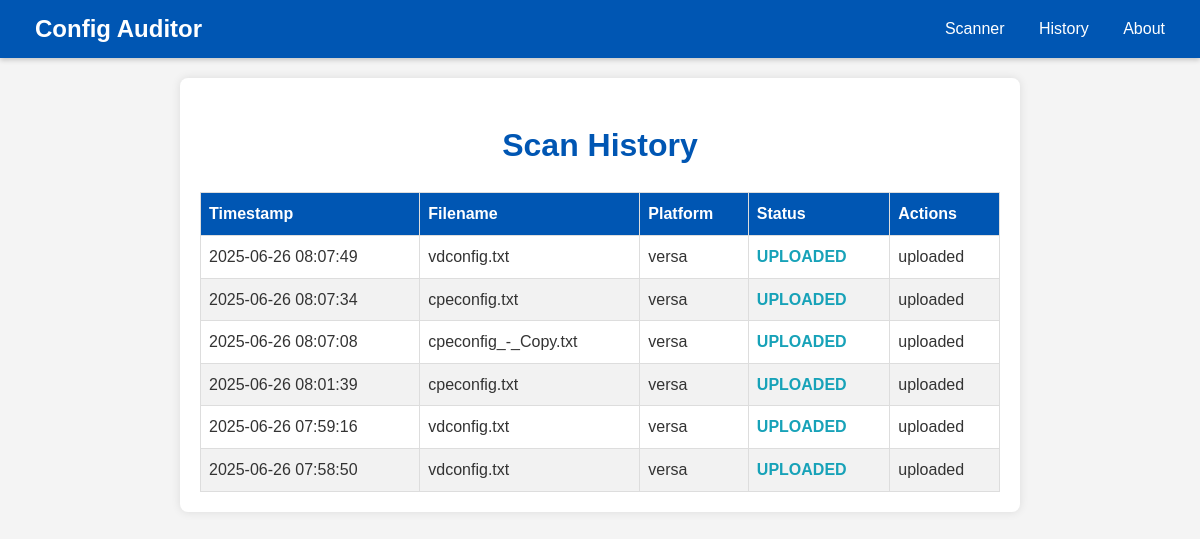
Page /history on the earlier database version.
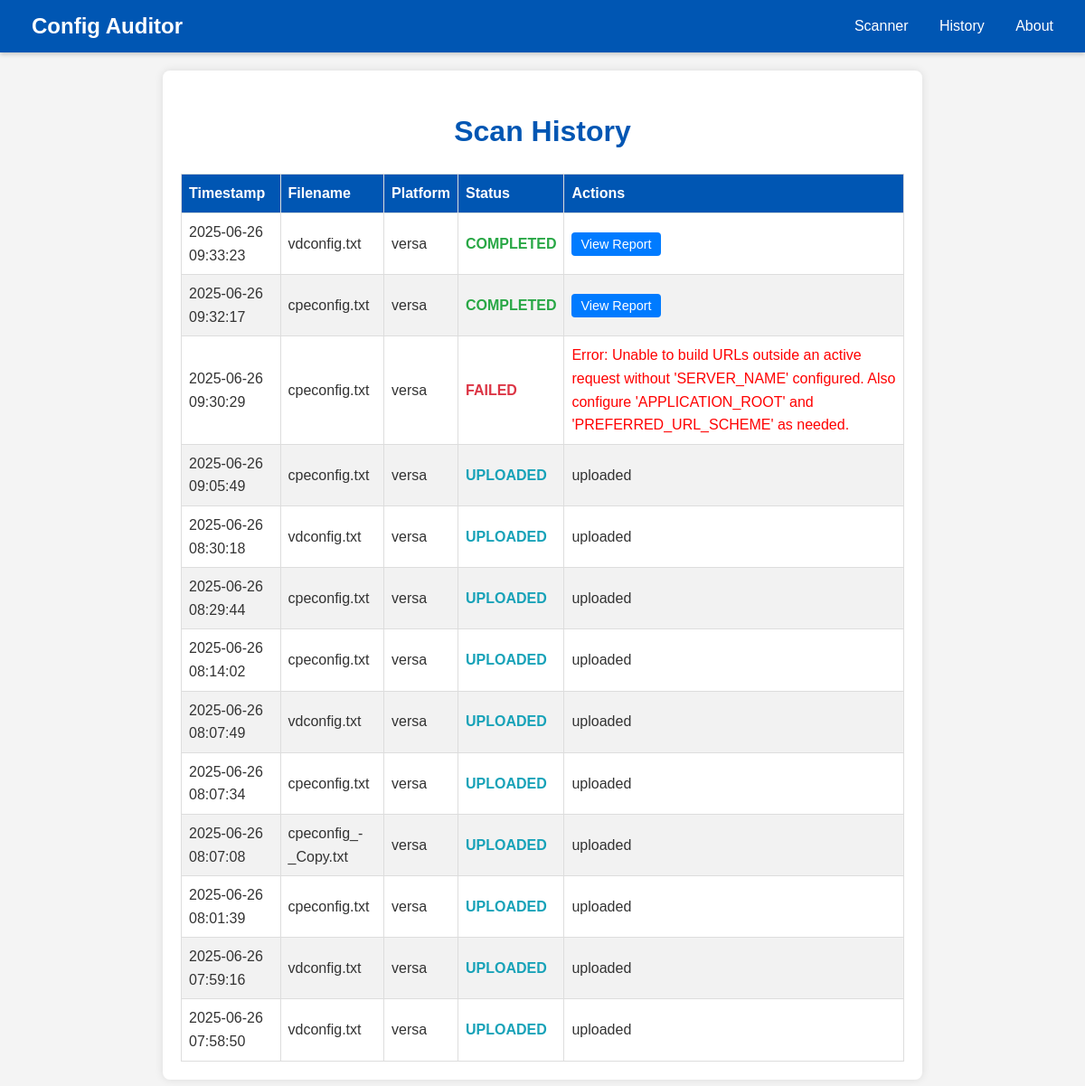
Same page on the later database version.
### tables this page shows
CREATE TABLE scans (
            id TEXT PRIMARY KEY,
            filename TEXT NOT NULL,
            platform TEXT NOT NULL,
            status TEXT NOT NULL,
            report_name TEXT,
            error TEXT,
            timestamp DATETIME DEFAULT CURRENT_TIMESTAMP
        );

### app.py (the view)
@app.route('/history')
def history():
    scans = get_all_scans()
    return render_template('history.html', scans=scans)

### database.py (called while the page is built)
def get_db_connection():
    db_path = os.path.join(app.root_path, DATABASE_FILE)
    conn = sqlite3.connect(db_path)
    conn.row_factory = sqlite3.Row # This allows accessing columns by name
    return conn

def get_all_scans():
    conn = get_db_connection()
    cursor = conn.cursor()
    cursor.execute('SELECT * FROM scans ORDER BY timestamp DESC')
    scans = cursor.fetchall()
    conn.close()
    return [dict(row) for row in scans] # Convert rows to dictionaries

### templates/history.html (shortened to what this page needs)
{% extends "base.html" %}
{% block content %}
    <h1>Scan History</h1>
    {% if scans %}
        <table class="history-table">
            <thead>
                <tr>
                    <th>Timestamp</th>
                    <th>Filename</th>
                    <th>Platform</th>
                    <th>Status</th>
                    <th>Actions</th>
                </tr>
            </thead>
            <tbody>
                {% for scan in scans %}
                <tr>
                    <td>{{ scan.timestamp }}</td>
                    <td>{{ scan.filename }}</td>
                    <td>{{ scan.platform }}</td>
                    <td class="status-{{ scan.status.lower() }}">{{ scan.status.upper() }}</td>
                    <td>
                        {% if scan.status == 'completed' and scan.report_name %}
                            <a href="/reports/{{ scan.report_name }}" class="view-report-link">View Report</a>
                        {% elif scan.status == 'failed' and scan.error %}
                            <span style="color: red;">Error: {{ scan.error }}</span>
                        {% else %}
                            <span>{{ scan.status }}</span>
                        {% endif %}
                    </td>
                </tr>
                {% endfor %}
            </tbody>
        </table>
    {% else %}
        <div class="no-scans">
            <p>No scan history available yet. Upload a configuration file to get started!</p>
        </div>
    {% endif %}
{% endblock %}

Differences in the rows shown:
added scans: timestamp "2025-06-26 09:33:23", filename "vdconfig.txt", platform "versa", status "COMPLETED"
added scans: timestamp "2025-06-26 09:32:17", filename "cpeconfig.txt", platform "versa", status "COMPLETED"
added scans: timestamp "2025-06-26 09:30:29", filename "cpeconfig.txt", platform "versa", status "FAILED", error "Unable to build URLs outside an active request without 'SERVER_NAME' configured. Also configure 'APPLICATION_ROOT' and 'PREFERRED_URL_SCHEME' as needed."
added scans: timestamp "2025-06-26 09:05:49", filename "cpeconfig.txt", platform "versa", status "UPLOADED", status "uploaded"
added scans: timestamp "2025-06-26 08:30:18", filename "vdconfig.txt", platform "versa", status "UPLOADED", status "uploaded"
added scans: timestamp "2025-06-26 08:29:44", filename "cpeconfig.txt", platform "versa", status "UPLOADED", status "uploaded"
added scans: timestamp "2025-06-26 08:14:02", filename "cpeconfig.txt", platform "versa", status "UPLOADED", status "uploaded"
